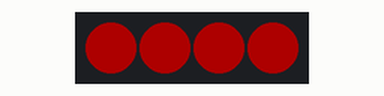
Simulated run of this sketch. Board: Arduino Uno, built with avr-gcc and run on an emulated ATmega328P. Shown: 4 RGB LEDs in strip order, left to right. Dim RGB values are drawn brighter than linear.

Above: at 0.5 s.
At 2.5 s:
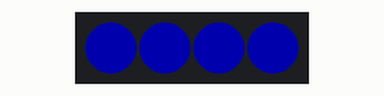
At 3.5 s:
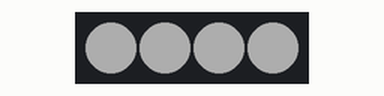
At 4.7 s:
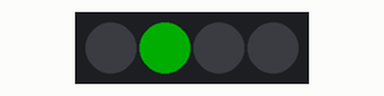
At 6.5 s:
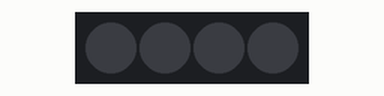
At 8.5 s:
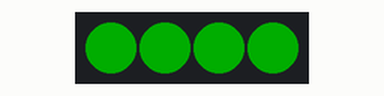
Timing chart, 0 to 9.1 s (numbered marks = the images above):
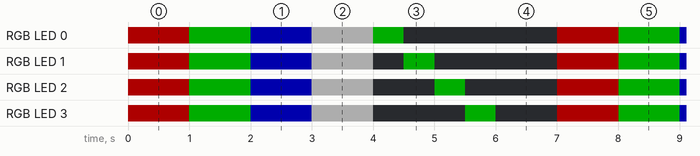

The sketch:

NeoPixel_Test.ino
```cpp
/**********************************************************************************
 *  WS2812B Test Sketch — verify all 4 LEDs work before integrating with main code.
 *
 *  Library required: Adafruit NeoPixel
 *    Install via Arduino IDE: Tools → Manage Libraries → search "Adafruit NeoPixel"
 *
 *  Expected behavior after flashing:
 *    1. All 4 LEDs flash RED  for 1 second
 *    2. All 4 LEDs flash GREEN for 1 second
 *    3. All 4 LEDs flash BLUE  for 1 second
 *    4. All 4 LEDs glow WHITE  for 1 second
 *    5. Each LED lights up GREEN one-by-one, then all turn off
 *    Then it loops.
 **********************************************************************************/

#include <Adafruit_NeoPixel.h>

#define LED_PIN    4   // GPIO connected to DI of the first LED (via 470Ω)
#define LED_COUNT  4   // Number of LEDs in the chain

Adafruit_NeoPixel strip(LED_COUNT, LED_PIN, NEO_GRB + NEO_KHZ800);

void setup() {
  Serial.begin(115200);
  strip.begin();
  strip.setBrightness(50);   // 0-255 — keep low for testing, white at full is blinding
  strip.show();              // turn all OFF initially
}

void loop() {
  // Flash all LEDs through R, G, B, White
  fillAll(strip.Color(255, 0, 0));   delay(1000);  // Red
  fillAll(strip.Color(0, 255, 0));   delay(1000);  // Green
  fillAll(strip.Color(0, 0, 255));   delay(1000);  // Blue
  fillAll(strip.Color(255, 255, 255)); delay(1000); // White

  // Light each LED one-by-one in green (verifies chain order)
  for (int i = 0; i < LED_COUNT; i++) {
    strip.clear();
    strip.setPixelColor(i, strip.Color(0, 255, 0));
    strip.show();
    delay(500);
  }

  strip.clear();
  strip.show();
  delay(1000);
}

void fillAll(uint32_t color) {
  for (int i = 0; i < LED_COUNT; i++) strip.setPixelColor(i, color);
  strip.show();
}
```

Measured:
- by itself, RGB LED 0: repeats every 7.0 s: RGB(0, 50, 0) 1.0 s, RGB(0, 0, 50) 1.0 s, RGB(50, 50, 50) 1.0 s, RGB(0, 50, 0) 0.50 s, off 2.5 s, RGB(50, 0, 0) 1.0 s
- by itself, RGB LED 2: repeats every 7.0 s: RGB(0, 50, 0) 1.0 s, RGB(0, 0, 50) 1.0 s, RGB(50, 50, 50) 1.0 s, off 1.0 s, RGB(0, 50, 0) 0.50 s, off 1.5 s, RGB(50, 0, 0) 1.0 s
- by itself, everything shown: repeats every 7.0 s, in 9 steps
